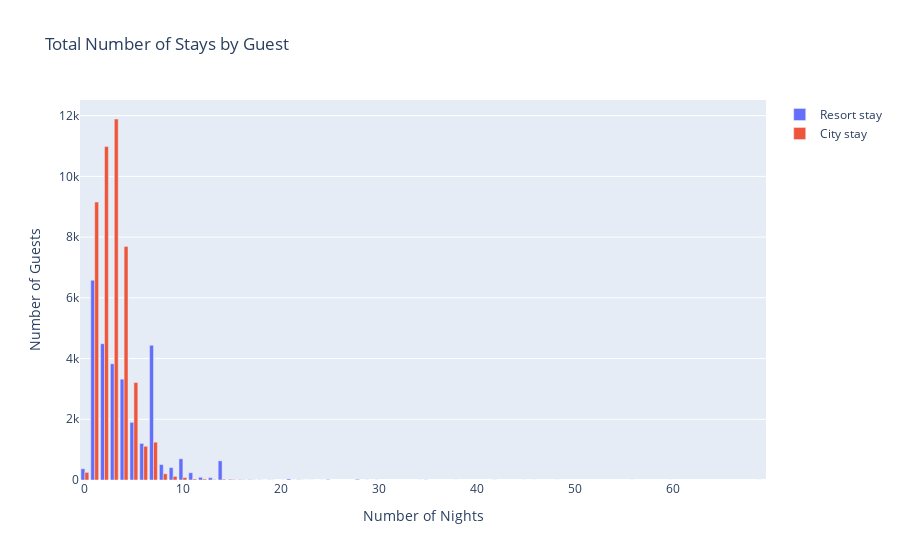

Notebook code for this chart:
### Code cell
# Plot the chart

trace = go.Bar(
    x=resort_stay['total_nights'],
    y=resort_stay['Number of stays'],
    name='Resort stay',
    
)

trace1 = go.Bar(
    x=city_stay['total_nights'],
    y=city_stay['Number of stays'],
    name='City stay',
)

data_plot=[trace, trace1]
layout=go.Layout(
    title='Total Number of Stays by Guest',
     xaxis=dict(
        title='Number of Nights'
    ),
    yaxis=dict(
        title='Number of Guests'
    )
)

fig=go.Figure(data=data_plot, layout=layout)

pyo.iplot(fig)

### Figure 1 — Plotly figure (JSON) as saved in the notebook; plotly's stock layout.template omitted (floating-point values rounded to 4 significant figures)
{"data": [{"name": "Resort stay", "type": "bar", "x": [0, 1, 2, 3, 4, 5, 6, 7, 8, 9, 10, 11, 12, 13, 14, 15, 16, 17, 18, 19, 21, 22, 23, 25, 28, 29, 30, 35, 38, 42, 45, 46, 56, 60, 69], "y": [371, 6579, 4488, 3828, 3321, 1899, 1205, 4434, 509, 408, 699, 240, 89, 75, 630, 23, 12, 11, 5, 4, 35, 7, 1, 14, 22, 2, 2, 5, 1, 3, 1, 1, 1, 1, 1]}, {"name": "City stay", "type": "bar", "x": [0, 1, 2, 3, 4, 5, 6, 7, 8, 9, 10, 11, 12, 13, 14, 15, 16, 17, 18, 19, 20, 21, 22, 23, 24, 34, 48], "y": [251, 9155, 10983, 11889, 7694, 3210, 1111, 1245, 205, 119, 80, 33, 33, 15, 26, 14, 6, 4, 1, 2, 1, 1, 2, 1, 1, 1, 1]}], "layout": {"title": {"text": "Total Number of Stays by Guest"}, "xaxis": {"title": {"text": "Number of Nights"}}, "yaxis": {"title": {"text": "Number of Guests"}}}}
